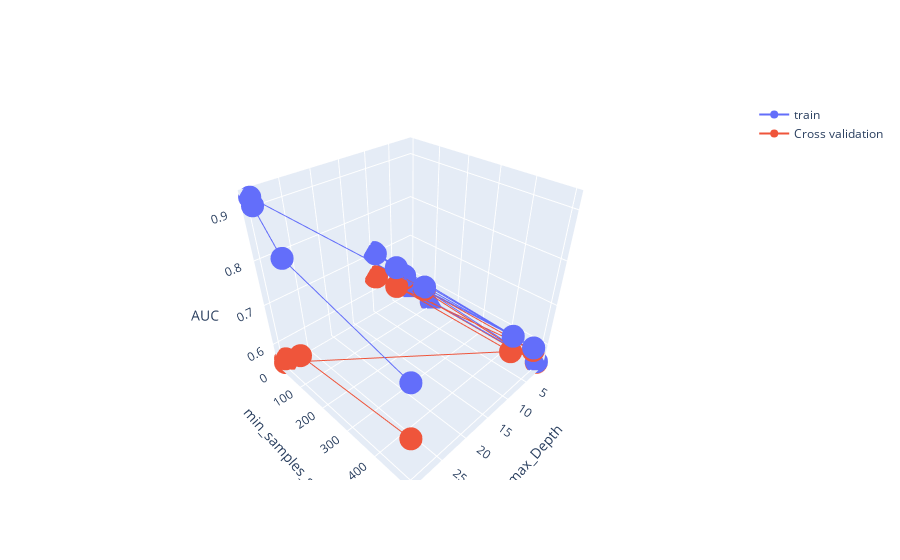

The code cell stored with this chart in its notebook:
### Markdown cell above
### 3D plot

### Code cell
z1 = results_['mean_train_score'].values 
z2 = results_['mean_test_score'].values 
trace1 = go.Scatter3d(x=max_depth_x,y=min_samples_split_y,z=z1, name = 'train')
trace2 = go.Scatter3d(x=max_depth_x,y=min_samples_split_y,z=z2, name = 'Cross validation')
data = [trace1, trace2]

layout = go.Layout(scene = dict(
        xaxis = dict(title='max_Depth'),
        yaxis = dict(title='min_samples_split'),
        zaxis = dict(title='AUC'),))

fig = go.Figure(data=data, layout=layout)
offline.iplot(fig, filename='3d-scatter-colorscale')

### Figure 1 — Plotly figure (JSON) as saved in the notebook; plotly's stock layout.template omitted (floating-point values rounded to 4 significant figures)
{"data": [{"name": "train", "type": "scatter3d", "x": [1, 1, 1, 1, 3, 3, 3, 3, 10, 10, 10, 10, 30, 30, 30, 30], "y": [5, 10, 100, 500, 5, 10, 100, 500, 5, 10, 100, 500, 5, 10, 100, 500], "z": [0.5522, 0.5522, 0.5522, 0.5522, 0.6074, 0.6074, 0.6074, 0.6074, 0.7102, 0.7086, 0.7027, 0.6938, 0.923, 0.9088, 0.8367, 0.7685]}, {"name": "Cross validation", "type": "scatter3d", "x": [1, 1, 1, 1, 3, 3, 3, 3, 10, 10, 10, 10, 30, 30, 30, 30], "y": [5, 10, 100, 500, 5, 10, 100, 500, 5, 10, 100, 500, 5, 10, 100, 500], "z": [0.55, 0.55, 0.55, 0.55, 0.6006, 0.6006, 0.6006, 0.6006, 0.6452, 0.6469, 0.6534, 0.6565, 0.5494, 0.5628, 0.6171, 0.6472]}], "layout": {"scene": {"xaxis": {"title": {"text": "max_Depth"}}, "yaxis": {"title": {"text": "min_samples_split"}}, "zaxis": {"title": {"text": "AUC"}}}}}
